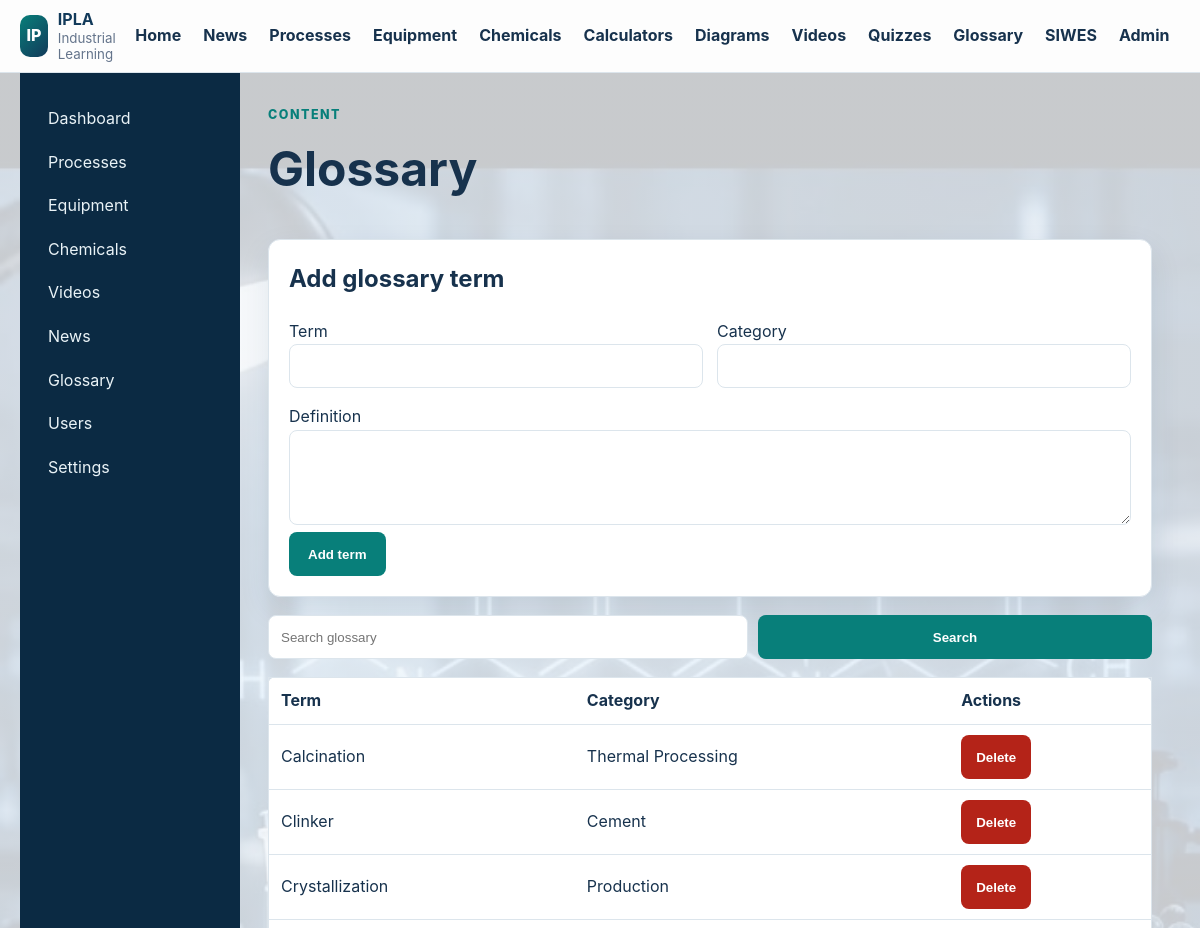
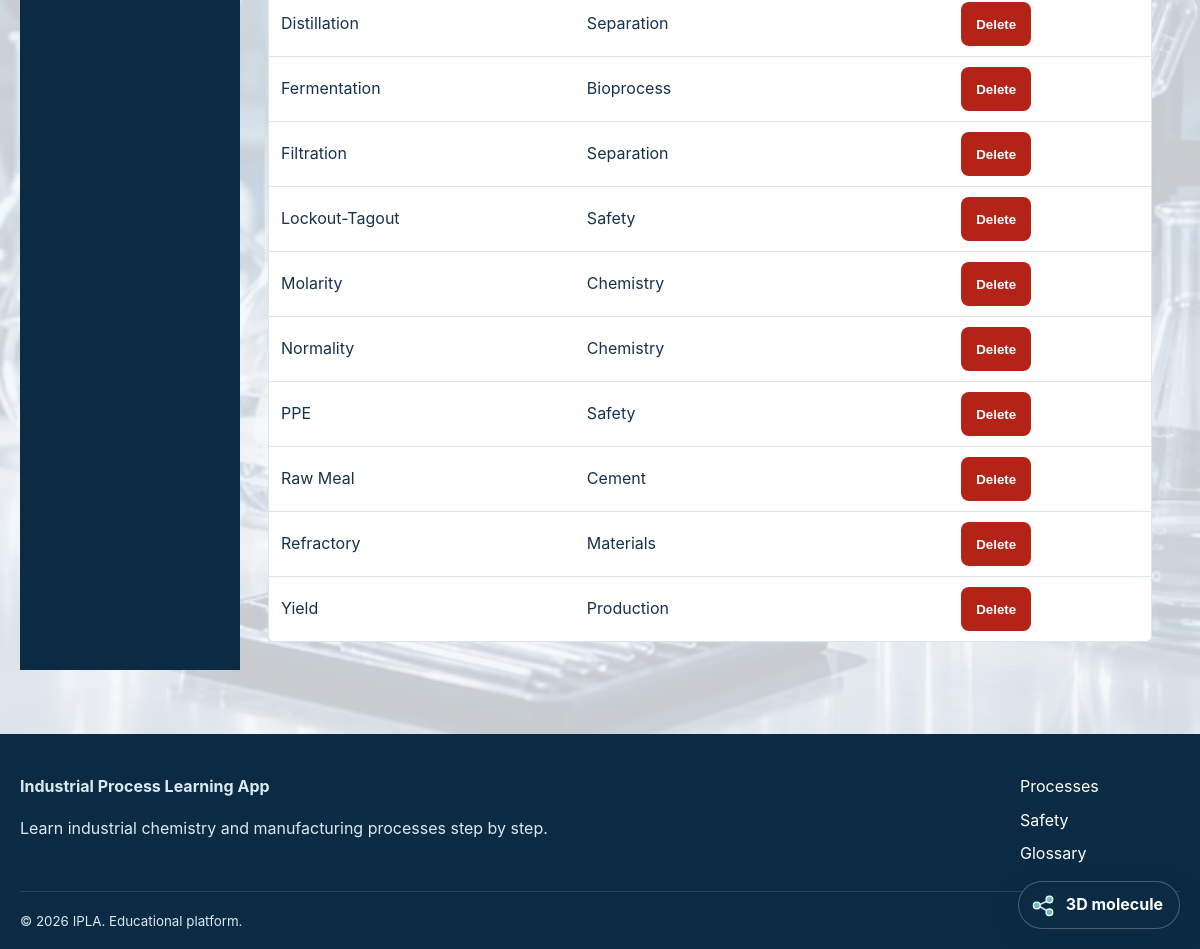
The app's page /admin/glossary/index.php (signed in) with its own data (2 pictures, top to bottom).
### tables this page shows
CREATE TABLE glossary (
    id BIGINT UNSIGNED AUTO_INCREMENT PRIMARY KEY,
    term VARCHAR(180) NOT NULL UNIQUE,
    definition TEXT NOT NULL,
    category VARCHAR(100) NULL,
    created_at TIMESTAMP NOT NULL DEFAULT CURRENT_TIMESTAMP,
    updated_at TIMESTAMP NOT NULL DEFAULT CURRENT_TIMESTAMP ON UPDATE CURRENT_TIMESTAMP
);

### config/functions.php (called while the page is built, shortened)
<?php
function e(?string $value): string
{
    return htmlspecialchars($value ?? '', ENT_QUOTES | ENT_SUBSTITUTE, 'UTF-8');
}

### admin/glossary/index.php (the view, shortened to what this page needs)
<?php
require_once dirname(__DIR__,2).'/config/database.php';
require_once dirname(__DIR__,2).'/config/functions.php';
$search=trim((string)($_GET['q']??''));$sql='SELECT * FROM glossary';$params=[];if($search){$sql.=' WHERE term LIKE ? OR definition LIKE ?';$params[]='%'.$search.'%';$params[]='%'.$search.'%';}$sql.=' ORDER BY term';$s=$pdo->prepare($sql);$s->execute($params);$rows=$s->fetchAll();
$pageTitle='Manage Glossary';$isAdmin=true;require dirname(__DIR__,2).'/includes/header.php';require dirname(__DIR__,2).'/includes/admin_layout.php';
?>
<header class="module-heading"><div><span class="section-kicker">Content</span><h1>Glossary</h1></div></header>
<section class="card admin-form-card"><div class="card-body"><h2>Add glossary term</h2><form method="post"><input type="hidden" name="csrf_token" value="<?=e(csrf_token())?>"><input type="hidden" name="action" value="save"><div class="form-grid"><div class="form-group"><label>Term</label><input class="form-control" name="term" maxlength="180" required></div><div class="form-group"><label>Category</label><input class="form-control" name="category" maxlength="100"></div></div><div class="form-group"><label>Definition</label><textarea class="form-control" name="definition" rows="5" required></textarea></div><button class="button button-primary">Add term</button></form></div></section>
<form class="admin-search" method="get"><input class="form-control" name="q" value="<?=e($search)?>" placeholder="Search glossary"><button class="button button-primary">Search</button></form>
<div class="admin-table-wrap"><table class="data-table"><thead><tr><th>Term</th><th>Category</th><th>Actions</th></tr></thead><tbody><?php foreach($rows as $row):?><tr><td><?=e($row['term'])?></td><td><?=e($row['category']?:'-')?></td><td><form method="post" onsubmit="return confirm('Delete this glossary term?')"><input type="hidden" name="csrf_token" value="<?=e(csrf_token())?>"><input type="hidden" name="action" value="delete"><input type="hidden" name="id" value="<?=$row['id']?>"><button class="button button-danger button-small">Delete</button></form></td></tr><?php endforeach;?></tbody></table></div>
<?php require dirname(__DIR__,2).'/includes/admin_layout_end.php';require dirname(__DIR__,2).'/includes/footer.php';?>

### assets/css/style.css (style rules this page uses)
:root { --navy: #123a5a; --navy-dark: #0b2a43; --teal: #087f7a; --orange: #e6a23c; --sky: #dcecf4; --ink: #17324d; --muted: #64748b; --surface: #ffffff; --background: #f4f7fa; --border: #dce5ec; --success: #1e7e34; --danger: #b42318; --shadow: 0 12px 32px rgba(18, 58, 90, 0.09); --radius: 12px; }
* { box-sizing: border-box; }
html { scroll-behavior: smooth; }
body { margin: 0; font-family: Inter, "Segoe UI", Arial, sans-serif; color: var(--ink); background-color: var(--background); background-image: linear-gradient(rgba(244,247,250,.82), rgba(244,247,250,.82)), var(--page-background-image, url("../images/industrial-chemistry-background.svg")); background-position: center top; background-repeat: no-repeat; background-size: cover; background-attachment: fixed; line-height: 1.6; }
.page-background-0 { --page-background-image: url("../../images/b.jpeg"); }

### assets/css/components.css (style rules this page uses)
.button { display: inline-flex; align-items: center; justify-content: center; min-height: 44px; padding: 10px 18px; border-radius: 8px; border: 1px solid transparent; font-weight: 750; cursor: pointer; }
.button-primary { color: white !important; background: var(--teal); }
.button-small { min-height: 38px; padding: 7px 14px; }
.card { border: 1px solid var(--border); border-radius: var(--radius); background: var(--surface); box-shadow: var(--shadow); }
.card-body { padding: 20px; }
.form-control { width: 100%; min-height: 44px; padding: 9px 12px; border: 1px solid var(--border); border-radius: 8px; color: var(--ink); background: white; }
.hero-kicker, .section-kicker { text-transform: uppercase; letter-spacing: .12em; font-size: .78rem; font-weight: 800; }
.section-kicker { color: var(--teal); }
.module-heading { display: flex; align-items: end; justify-content: space-between; gap: 20px; margin-bottom: 24px; }
.module-heading h1 { margin: 5px 0 8px; font-size: clamp(2rem, 4vw, 3rem); }
.data-table { border: 1px solid var(--border); border-radius: 8px; }
.form-grid { display: grid; grid-template-columns: repeat(2,minmax(0,1fr)); gap: 14px; margin-bottom: 16px; }

### assets/css/admin.css (style rules this page uses)
.data-table { width: 100%; border-collapse: collapse; background: white; }
.data-table th, .data-table td { padding: 10px 12px; border-bottom: 1px solid var(--border); text-align: left; }
.admin-content h1 { margin-top: 4px; }
.admin-content .module-heading { align-items: center; }
.admin-search { display: grid; grid-template-columns: minmax(220px,480px) auto; gap: 10px; margin-bottom: 18px; }
.admin-form-card { margin-bottom: 18px; }
.admin-form-card h2 { margin-top: 0; }
.admin-table-wrap { overflow-x: auto; }
.button-danger { color: white !important; background: var(--danger); }

### assets/css/responsive-improvements.css (style rules this page uses)
:root { --tap-target: 44px; }
html, body { max-width: 100%; overflow-x: hidden; }
body { -webkit-text-size-adjust: 100%; }
textarea, select, input, button { max-width: 100%; }
.button, .nav-toggle, .admin-actions button, .admin-actions select { min-height: var(--tap-target); }
.admin-table-wrap, .table-wrap, .siwes-table-wrap { width: 100%; max-width: 100%; overflow-x: auto; -webkit-overflow-scrolling: touch; }
.admin-table-wrap .data-table, .table-wrap .data-table, .siwes-table { min-width: 640px; }
.data-table th, .data-table td, .siwes-table th, .siwes-table td { overflow-wrap: anywhere; }

### records on screen
glossary: term "Calcination", category "Thermal Processing"
glossary: term "Clinker", category "Cement"
glossary: term "Crystallization", category "Production"
glossary: term "Distillation", category "Separation"
glossary: term "Fermentation", category "Bioprocess"
glossary: term "Filtration", category "Separation"
glossary: term "Lockout-Tagout", category "Safety"
glossary: term "Molarity", category "Chemistry"
glossary: term "Normality", category "Chemistry"
glossary: term "PPE", category "Safety"
glossary: term "Raw Meal", category "Cement"
glossary: term "Refractory", category "Materials"
glossary: term "Yield", category "Production"

### other values on screen
IPLA_APP_SHORT_NAME "IPLA"
IPLA_APP_NAME "Industrial Process Learning App"
